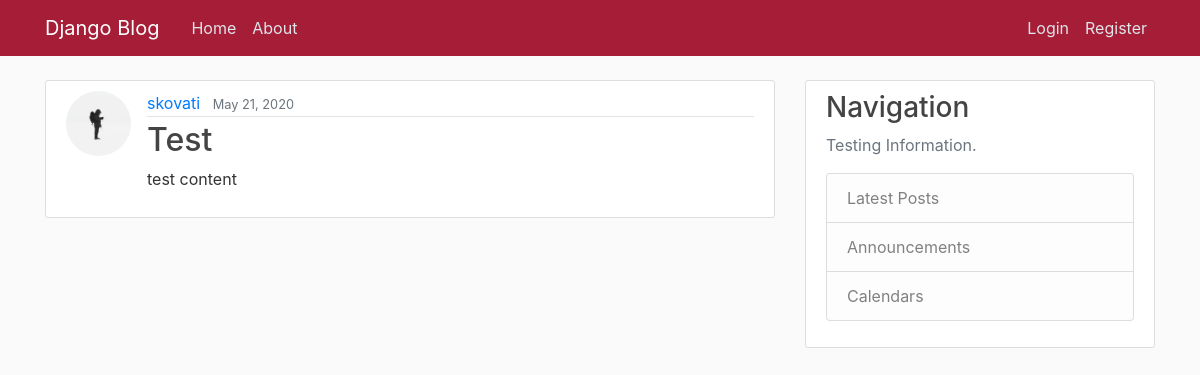
The page /post/13/ on the database its author committed.
### blog/models.py (models this page shows, shortened)
class Post(models.Model):
	title = models.CharField(max_length=100)
	content = models.TextField()
	date_posted = models.DateTimeField(default=timezone.now)
	author = models.ForeignKey(User, on_delete=models.CASCADE)

### users/models.py (models this page shows, shortened)
class Profile(models.Model):
	user = models.OneToOneField(User, on_delete=models.CASCADE)
	image = models.ImageField(default="default.jpg", upload_to="profile_pics")
	"""def save(self, *args, **kwargs):
		super().save(*args, **kwargs)
		img = Image.open(self.image.path)

		if img.height > 300 or img.width > 300:
			output_size = (300, 300)
			img.thumbnail(output_size)
			img.save(self.image.path)"""

### blog/views.py (the view)
# urls.py: path('post/<int:pk>/', PostDetailView.as_view(), name='post-detail'),
class PostDetailView(DetailView):
	model = Post
	template_name= "blog/detail.html"
	context_object_name = "post"

### blog/templates/blog/detail.html (shortened to what this page needs)
{% extends "blog/base.html" %}
{% block content %}
  <article class="media content-section">
    <img class = "rounded-circle article-img"
    src="{{ post.author.profile.image.url }}">
    <div class="media-body">
      <div class="article-metadata">
        <a class="mr-2" href="{% url 'user-posts' post.author.username %}">{{ post.author }}</a>
        <small class="text-muted">{{ post.date_posted|date:"M j, Y" }}</small>
      </div>
      <h2 class="article-title">{{ post.title }}</h2>
      <p class="article-content">{{ post.content }}</p>
    </div>
  </article>
{% endblock content %}

### blog/static/blog/main.css (style rules this page uses)
body { background: #fafafa; color: #333333; margin-top: 5rem; }
h1, h2, h3, h4, h5, h6 { color: #444444; }
.content-section { background: #ffffff; padding: 10px 20px; border: 1px solid #dddddd; border-radius: 3px; margin-bottom: 20px; }
.article-title { color: #444444; }
.article-content { white-space: pre-line; }
.article-img { height: 65px; width: 65px; margin-right: 16px; }
.article-metadata { padding-bottom: 1px; margin-bottom: 4px; border-bottom: 1px solid #e3e3e3 }

### rows shown on the page
Post: author.profile.image (picture), author "skovati", date_posted "May 21, 2020", title "Test", content "test content"
